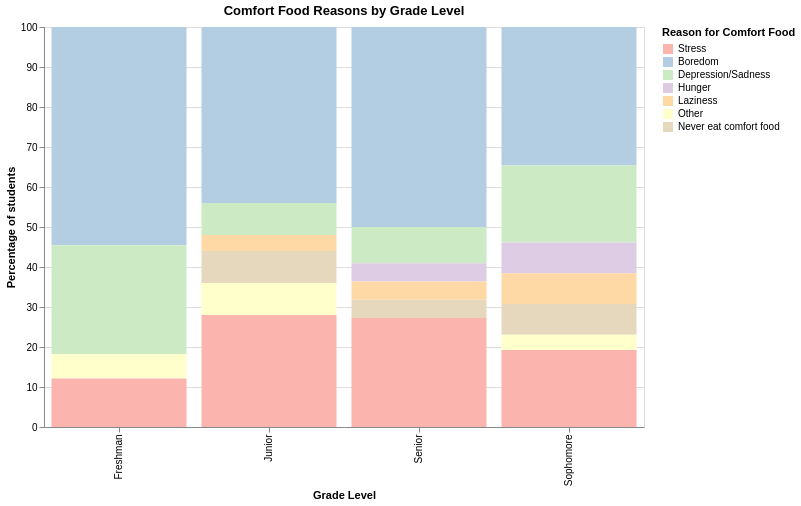

Notebook code cell kept with this figure:
### Code cell
import streamlit as st
import pandas as pd
import altair as alt

# Charger CSV prétraité
df = pd.read_csv("food_preprocessed.csv")

# Mapper les raisons et grade_level
reason_map = {1: "Stress", 2: "Boredom", 3: "Depression/Sadness", 4: "Hunger", 5: "Laziness", 6: "Other", 7: "Other", 8: "Other", 9: "Never eat comfort food"}
grade_map = {1: "Freshman", 2: "Sophomore", 3: "Junior", 4: "Senior"}

df["Reason"] = df["comfort_food_reasons_coded"].map(reason_map)
df["Grade Level"] = df["grade_level"].map(grade_map)

# Filtrer uniquement les raisons pertinentes
df_filtered = df.dropna(subset=["Reason"])

# Calculer les proportions par grade
stacked_df = (
    df_filtered.groupby(["Grade Level", "Reason"])
    .size()
    .reset_index(name="count")
)

stacked_df["percentage"] = stacked_df.groupby("Grade Level")["count"].transform(lambda x: x / x.sum() * 100)
reason_order = ["Stress", "Boredom", "Depression/Sadness", "Hunger", "Laziness", "Other", "Never eat comfort food"]
# Stacked bar chart
chart_stack = alt.Chart(stacked_df).mark_bar().encode(
    x=alt.X("Grade Level:N", title="Grade Level"),
    y=alt.Y("percentage:Q", title="Percentage of students"),
    color=alt.Color("Reason:N",sort=reason_order, legend=alt.Legend(title="Reason for Comfort Food"), scale=alt.Scale(scheme="pastel1")),
    tooltip=[
        alt.Tooltip("Grade Level:N"),
        alt.Tooltip("Reason:N"),
        alt.Tooltip("percentage:Q", format=".1f", title="Percentage")
    ]
).properties(
    title="Comfort Food Reasons by Grade Level",
    width=600,
    height=400
)

chart_stack

### Figure 1 — Vega-Lite specification as saved in the notebook (floating-point values rounded to 4 significant figures)
{"config": {"view": {"continuousWidth": 300, "continuousHeight": 300}}, "data": {"name": "data-37d1a8c3787c045f369c0fc88fce9050"}, "mark": {"type": "bar"}, "encoding": {"color": {"field": "Reason", "legend": {"title": "Reason for Comfort Food"}, "scale": {"scheme": "pastel1"}, "sort": ["Stress", "Boredom", "Depression/Sadness", "Hunger", "Laziness", "Other", "Never eat comfort food"], "type": "nominal"}, "tooltip": [{"field": "Grade Level", "type": "nominal"}, {"field": "Reason", "type": "nominal"}, {"field": "percentage", "format": ".1f", "title": "Percentage", "type": "quantitative"}], "x": {"field": "Grade Level", "title": "Grade Level", "type": "nominal"}, "y": {"field": "percentage", "title": "Percentage of students", "type": "quantitative"}}, "height": 400, "title": "Comfort Food Reasons by Grade Level", "width": 600, "$schema": "https://vega.github.io/schema/vega-lite/v6.1.0.json", "datasets": {"data-37d1a8c3787c045f369c0fc88fce9050": [{"Grade Level": "Freshman", "Reason": "Boredom", "count": 18, "percentage": 54.55}, {"Grade Level": "Freshman", "Reason": "Depression/Sadness", "count": 9, "percentage": 27.27}, {"Grade Level": "Freshman", "Reason": "Other", "count": 2, "percentage": 6.061}, {"Grade Level": "Freshman", "Reason": "Stress", "count": 4, "percentage": 12.12}, {"Grade Level": "Junior", "Reason": "Boredom", "count": 11, "percentage": 44.0}, {"Grade Level": "Junior", "Reason": "Depression/Sadness", "count": 2, "percentage": 8.0}, {"Grade Level": "Junior", "Reason": "Laziness", "count": 1, "percentage": 4.0}, {"Grade Level": "Junior", "Reason": "Never eat comfort food", "count": 2, "percentage": 8.0}, {"Grade Level": "Junior", "Reason": "Other", "count": 2, "percentage": 8.0}, {"Grade Level": "Junior", "Reason": "Stress", "count": 7, "percentage": 28.0}, {"Grade Level": "Senior", "Reason": "Boredom", "count": 11, "percentage": 50.0}, {"Grade Level": "Senior", "Reason": "Depression/Sadness", "count": 2, "percentage": 9.091}, {"Grade Level": "Senior", "Reason": "Hunger", "count": 1, "percentage": 4.545}, {"Grade Level": "Senior", "Reason": "Laziness", "count": 1, "percentage": 4.545}, {"Grade Level": "Senior", "Reason": "Never eat comfort food", "count": 1, "percentage": 4.545}, {"Grade Level": "Senior", "Reason": "Stress", "count": 6, "percentage": 27.27}, {"Grade Level": "Sophomore", "Reason": "Boredom", "count": 9, "percentage": 34.62}, {"Grade Level": "Sophomore", "Reason": "Depression/Sadness", "count": 5, "percentage": 19.23}, {"Grade Level": "Sophomore", "Reason": "Hunger", "count": 2, "percentage": 7.692}, {"Grade Level": "Sophomore", "Reason": "Laziness", "count": 2, "percentage": 7.692}, {"Grade Level": "Sophomore", "Reason": "Never eat comfort food", "count": 2, "percentage": 7.692}, {"Grade Level": "Sophomore", "Reason": "Other", "count": 1, "percentage": 3.846}, {"Grade Level": "Sophomore", "Reason": "Stress", "count": 5, "percentage": 19.23}]}}
